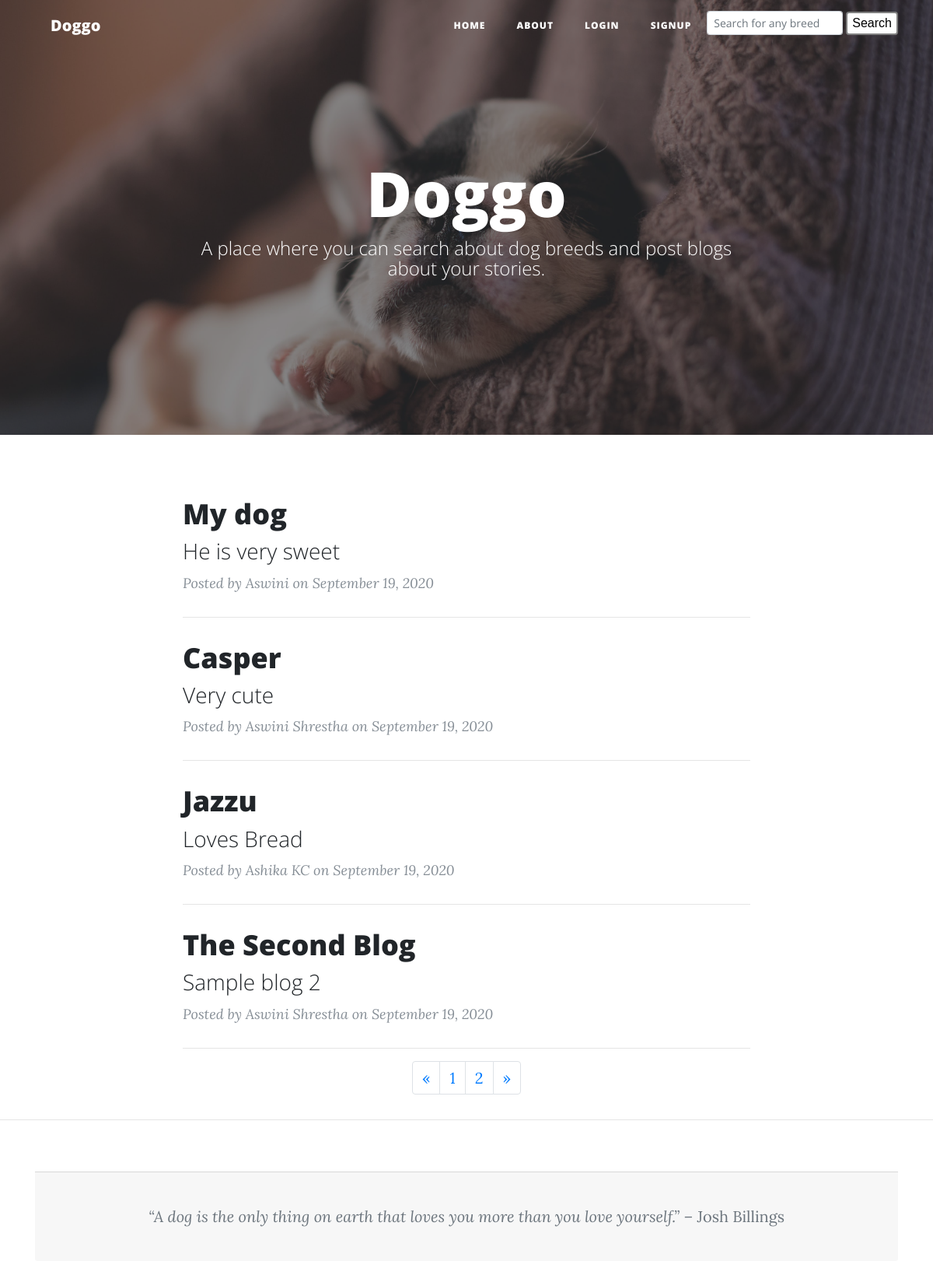
The page / on the database its author committed.
### blog.py (models this page shows)
class Blogpost(db.Model):
    id = db.Column(db.Integer, primary_key=True)
    title = db.Column(db.String(50), nullable=False)
    subtitle = db.Column(db.String(50), nullable=False)
    author = db.Column(db.String(20), nullable=False)
    date_posted = db.Column(db.DateTime, nullable=False)
    content = db.Column(db.Text, nullable=False)

### blog.py (the view)
@app.route('/', defaults={'page_num': 1})
@app.route('/<int:page_num>')
def index(page_num):
    posts = Blogpost.query.order_by(Blogpost.date_posted.desc()).paginate(per_page=4, page=page_num, error_out=True)
    last_page = int(posts.pages)
    return render_template('index.html', posts=posts, last_page=last_page)

### templates/index.html
{% extends 'layout.html' %}
{% block body %}
<header class="masthead" style="background-image: url('../static/dog1.jpeg')">
  <div class="overlay"></div>
  <div class="container">
    <div class="row">
      <div class="col-lg-8 col-md-10 mx-auto">
        <div class="site-heading">
          <h1>Doggo</h1>
          <span class="subheading">A place where you can search about dog breeds and post blogs about your
            stories.</span>
        </div>
      </div>
    </div>
  </div>
</header>
<div class="container">
  <div class="row">
    <div class="col-lg-8 col-md-10 mx-auto">
      {% for post in posts.items %}
        <div class="post-preview">
          <a href="{{ url_for('blogs', post_id=post.id) }}">
            <h2 class="post-title">
              {{ post.title }}
            </h2>
            <h3 class="post-subtitle">
              {{ post.subtitle }}
            </h3>
          </a>
          <p class="post-meta">Posted by
            {{ post.author }}
            on {{ post.date_posted.strftime('%B %d, %Y') }}</p>
        </div>
        <hr>
      {% endfor %}
      <nav aria-label="Page navigation example">
        <ul class="pagination justify-content-center">
          <li class="page-item">
            <a class="page-link" href="{{ url_for('index', page_num=1) }}" aria-label="Previous">
              <span aria-hidden="true">&laquo;</span>
            </a>
          </li>
          {% for page in posts.iter_pages() %}
            {% if page %}
            <li class="page-item"><a class="page-link" href="{{ url_for('index', page_num=page) }}">{{ page }}</a></li>
            {% else %}
              ...
            {% endif %}
          {% endfor %}
          <li class="page-item">
            <a class="page-link" href="{{ url_for('index', page_num=last_page) }}" aria-label="Next">
              <span aria-hidden="true">&raquo;</span>
            </a>
          </li>
        </ul>
      </nav>
    </div>
  </div>
</div>
<hr>
{% endblock %}

### templates/layout.html (shortened to what this page needs)
<!DOCTYPE html>
<html lang="en">
<head>
    <link href="{{url_for('static', filename='bootstrap.min.css')}}" rel="stylesheet" type="text/css">
    <link href="{{url_for('static', filename='all.min.css')}}" rel="stylesheet" type="text/css">
    <link href="{{url_for('static', filename='clean-blog.min.css')}}" rel="stylesheet">
    <link rel="stylesheet" type="text/css" href="{{url_for('static', filename='button.css')}}">
</head>
<body>
    <nav class="navbar navbar-expand-lg navbar-light fixed-top" id="mainNav">
        <div class="container">
            <a class="navbar-brand" href="{{url_for('index')}}">Doggo</a>
            <div class="collapse navbar-collapse" id="navbarResponsive">
                <ul class="navbar-nav ml-auto">
                    <li class="nav-item">
                        <a class="nav-link" href="{{url_for('index')}}">Home</a>
                    </li>
                    <li class="nav-item">
                        <a class="nav-link" href="{{url_for('about')}}">About</a>
                    </li>
                    {% if current_user.is_anonymous %}
                    <li class="nav-item">
                        <a class="nav-link" href="{{url_for('login')}}">Login</a>
                    </li>
                    <li class="nav-item">
                        <a class="nav-link" href="{{url_for('signup')}}">Signup</a>
                    </li>
                    {% endif %}
                    <li class="nav-item">
                        <form class="form-inline form" method="POST" action="{{ url_for('dogs') }}">
                            <input class="form-control form-control-sm" type="search" placeholder="Search for any breed"
                                aria-label="Search" name="dog-name" required data-validation-required-message="Please enter a title.">
                            <button class="button button3 ml-1" type="submit">Search</button>
                        </form>
                    </li>
                </ul>
            </div>
        </div>
    </nav>
    {% block body %} {% endblock %}
    <footer>
        <div class="container">
            <div class="card-footer text-muted">
                <p class='text-center'>
                    <i>“A dog is the only thing on earth that loves you more than you love yourself.”</i> – Josh
                    Billings
                </p>
            </div>
        </div>
    </footer>
</body>
</html>

### static/button.css (style rules this page uses)
.button3 { background-color:white; color: black; border: 2px solid grey; border-radius: 4px; font-size: medium; font-family: sans-serif; }

### rows shown on the page
Blogpost: title "My dog", subtitle "He is very sweet", author "Aswini", date_posted "September 19, 2020"
Blogpost: title "Casper", subtitle "Very cute", author "Aswini Shrestha", date_posted "September 19, 2020"
Blogpost: title "Jazzu", subtitle "Loves Bread", author "Ashika KC", date_posted "September 19, 2020"
Blogpost: title "The Second Blog", subtitle "Sample blog 2", author "Aswini Shrestha", date_posted "September 19, 2020"

### other values the page prints
{{ page }} "1" "2"
